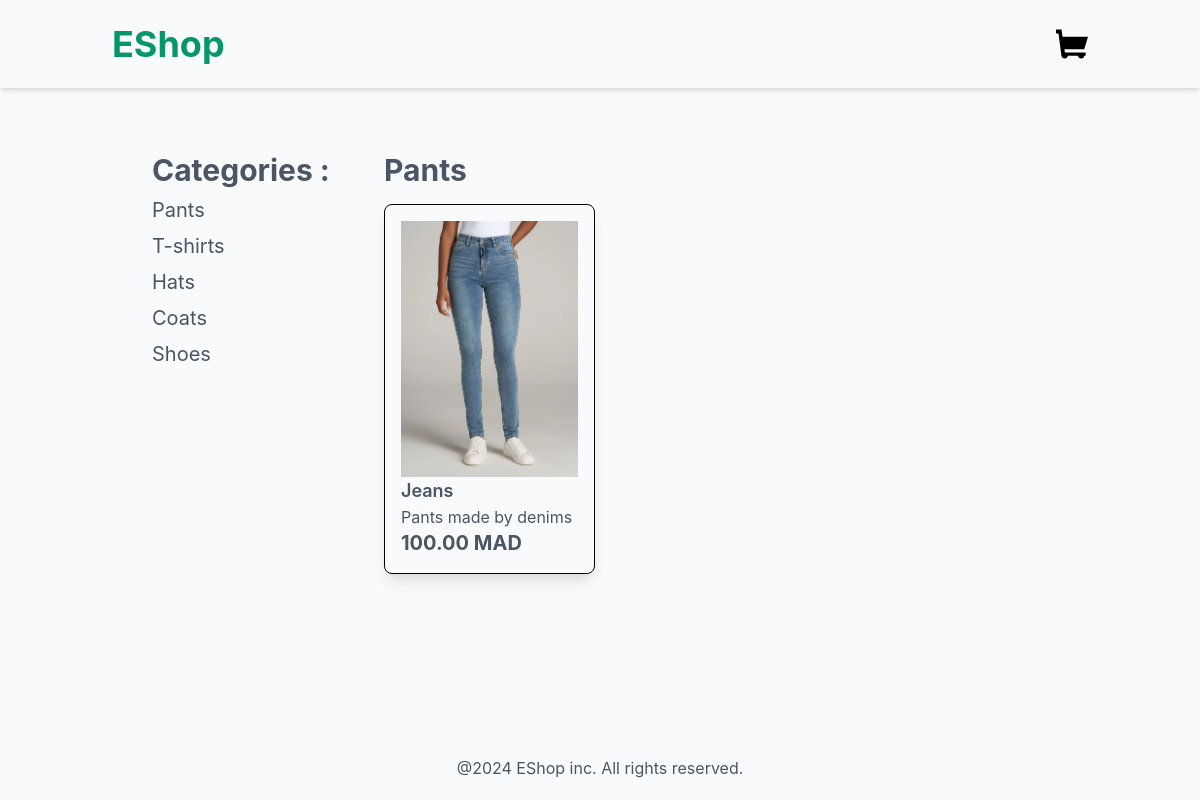
The app's page /pants/ with its own data.
### product/models.py (models this page shows, shortened)
class Category(models.Model):
    name = models.CharField(max_length=250)
    slug = models.SlugField(unique = True)
    class Meta:
        verbose_name_plural = "categories"

class product(models.Model):
    category = models.ForeignKey(Category,related_name='product', on_delete=models.CASCADE)
    name = models.CharField(max_length=250)
    slug = models.SlugField(max_length=250)
    description = models.TextField(blank=True)
    price = models.DecimalField(max_digits=10, decimal_places=2)
    available = models.BooleanField(default=True)
    created = models.DateTimeField(auto_now_add = True)
    updated = models.DateTimeField(auto_now = True)
    image = models.ImageField(upload_to='product',blank=True, null=True)

### product/views.py (the view)
# urls.py: path('',views.product_list,name='product_list'),
def product_list(request, category_slug=None):
    category = None
    products = product.objects.filter(available=True)
    categories = Category.objects.all()
    if category_slug:
        category = get_object_or_404(Category, slug=category_slug)
        products = products.filter(category=category)
    return render(request, 'product/products/list.html', {
        'category':category,
        'product':products,
        'categories':categories,
    })

### product/templates/product/products/list.html (shortened to what this page needs)
{% extends "base.html" %}
{%block content%}
<div class="container mx-auto p-4 flex lg:flex-row flex-col">
    <aside class="w-full lg:w-1/4 p-4">
        <h2 class="font-bold text-3xl mb-2">Categories :</h2>
        <ul>
            {% for category in categories %}
            <li class="mb-2">
                <a href="{% url 'product:product_list_by_category' category.slug %}" class="hover:text-emerald-600 lg:hover:font-bold lg:hover:text-2xl text-xl transition duration-200">{{category.name}}</a>
            </li>
            {% endfor %}
        </ul>
    </aside>
    <main class="w-full lg:w-3/4 p-4">
        {% if category%}
        <h2 class="font-bold text-3xl mb-4">{{category.name}}</h2>
        {% else %}
        <h2 class="font-bold text-3xl mb-4">All Products :</h2>
        {% endif %}
        <div class="grid lg:grid-cols-3 grid-flow-col-1 md:grid-cols-2 gap-4">
            {% for product in product %}
            <a href="{% url 'product:product_detail' product.id product.slug %}" class="hover:scale-105 transform transition">
            <div class="shadow-lg rounded-lg border border-black p-4 hover:bg-gray-100 transition duration-300">
                {% if product.image %}
                <img src="{{product.image.url}}" alt="{{product.name}}" class="h-64 w-42 object-cover">
                {% else %}
                <p class="text-red-600 font-semibold">The image is not available !</p>
                {% endif %}
                <h3 class="text-lg font-semibold">{{product.name}}</h3>
                <p class="">{{product.description}}</p>
                <p class="text-xl font-bold">{{product.price}} MAD</p>
            </div>
            </a>
            {% endfor %}
        </div>
    </main>
</div>
{%endblock%}

### records on screen
Category: name "Pants"
Category: name "T-shirts"
Category: name "Hats"
Category: name "Coats"
Category: name "Shoes"
product: image (picture), name "Jeans", description "Pants made by denims", price "100.00"
